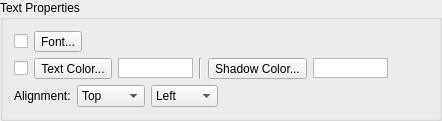
       <widget class="QGroupBox" name="groupBoxTextProperties2">
        <property name="title">
         <string>Text Properties</string>
        </property>
        <layout class="QVBoxLayout" name="verticalLayout_7">
         <item>
          <layout class="QHBoxLayout" name="horizontalLayout_10">
           <item>
            <widget class="QCheckBox" name="checkBoxCommonFont2">
             <property name="sizePolicy">
              <sizepolicy hsizetype="Fixed" vsizetype="Fixed">
               <horstretch>0</horstretch>
               <verstretch>0</verstretch>
              </sizepolicy>
             </property>
            </widget>
           </item>
           <item>
            <widget class="QToolButton" name="toolButtonTextFont2">
             <property name="text">
              <string>Font...</string>
             </property>
            </widget>
           </item>
           <item>
            <widget class="QLabel" name="labelFont2">
             <property name="sizePolicy">
              <sizepolicy hsizetype="Minimum" vsizetype="Preferred">
               <horstretch>0</horstretch>
               <verstretch>0</verstretch>
              </sizepolicy>
             </property>
             <property name="wordWrap">
              <bool>true</bool>
             </property>
            </widget>
           </item>
          </layout>
         </item>
         <item>
          <layout class="QHBoxLayout" name="horizontalLayout_24">
           <item>
            <widget class="QCheckBox" name="checkBoxCommonColor2">
             <property name="sizePolicy">
              <sizepolicy hsizetype="Fixed" vsizetype="Fixed">
               <horstretch>0</horstretch>
               <verstretch>0</verstretch>
              </sizepolicy>
             </property>
            </widget>
           </item>
           <item>
            <widget class="QToolButton" name="toolButtonTextColor2">
             <property name="text">
              <string>Text Color...</string>
             </property>
            </widget>
           </item>
           <item>
            <widget class="QGraphicsView" name="graphicViewTextColor2">
             <property name="sizePolicy">
              <sizepolicy hsizetype="Fixed" vsizetype="Fixed">
               <horstretch>0</horstretch>
               <verstretch>0</verstretch>
              </sizepolicy>
             </property>
             <property name="minimumSize">
              <size>
               <width>75</width>
               <height>20</height>
              </size>
             </property>
             <property name="maximumSize">
              <size>
               <width>75</width>
               <height>20</height>
              </size>
             </property>
            </widget>
           </item>
           <item>
            <widget class="Line" name="line_4">
             <property name="orientation">
              <enum>Qt::Vertical</enum>
             </property>
            </widget>
           </item>
           <item>
            <widget class="QToolButton" name="toolButtonShadowColor2">
             <property name="text">
              <string>Shadow Color...</string>
             </property>
            </widget>
           </item>
           <item>
            <widget class="QGraphicsView" name="graphicViewShadowColor2">
             <property name="sizePolicy">
              <sizepolicy hsizetype="Fixed" vsizetype="Fixed">
               <horstretch>0</horstretch>
               <verstretch>0</verstretch>
              </sizepolicy>
             </property>
             <property name="minimumSize">
              <size>
               <width>75</width>
               <height>20</height>
              </size>
             </property>
             <property name="maximumSize">
              <size>
               <width>75</width>
               <height>20</height>
              </size>
             </property>
            </widget>
           </item>
           <item>
            <spacer name="horizontalSpacer_16">
             <property name="orientation">
              <enum>Qt::Horizontal</enum>
             </property>
             <property name="sizeHint" stdset="0">
              <size>
               <width>40</width>
               <height>20</height>
              </size>
             </property>
            </spacer>
           </item>
          </layout>
         </item>
         <item>
          <layout class="QHBoxLayout" name="horizontalLayout_25">
           <item>
            <widget class="QLabel" name="labelTextAlign6">
             <property name="text">
              <string>Alignment:</string>
             </property>
            </widget>
           </item>
           <item>
            <widget class="QComboBox" name="comboBoxVerticalAling2">
             <item>
              <property name="text">
               <string>Top</string>
              </property>
              <property name="icon">
               <iconset resource="softprojector.qrc">
                <normaloff>:/icons/icons/alingTop.png</normaloff>:/icons/icons/alingTop.png</iconset>
              </property>
             </item>
             <item>
              <property name="text">
               <string>Middle</string>
              </property>
              <property name="icon">
               <iconset resource="softprojector.qrc">
                <normaloff>:/icons/icons/alingMiddle.png</normaloff>:/icons/icons/alingMiddle.png</iconset>
              </property>
             </item>
             <item>
              <property name="text">
               <string>Bottom</string>
              </property>
              <property name="icon">
               <iconset resource="softprojector.qrc">
                <normaloff>:/icons/icons/alingBottom.png</normaloff>:/icons/icons/alingBottom.png</iconset>
              </property>
             </item>
            </widget>
           </item>
           <item>
            <widget class="QComboBox" name="comboBoxHorizontalAling2">
             <item>
              <property name="text">
               <string>Left</string>
              </property>
              <property name="icon">
               <iconset resource="softprojector.qrc">
                <normaloff>:/icons/icons/alingLeft.png</normaloff>:/icons/icons/alingLeft.png</iconset>
              </property>
             </item>
             <item>
              <property name="text">
               <string>Center</string>
              </property>
              <property name="icon">
               <iconset resource="softprojector.qrc">
                <normaloff>:/icons/icons/alingCenter.png</normaloff>:/icons/icons/alingCenter.png</iconset>
              </property>
             </item>
             <item>
              <property name="text">
               <string>Right</string>
              </property>
              <property name="icon">
               <iconset resource="softprojector.qrc">
                <normaloff>:/icons/icons/alingRight.png</normaloff>:/icons/icons/alingRight.png</iconset>
              </property>
             </item>
            </widget>
           </item>
           <item>
            <spacer name="horizontalSpacer_9">
             <property name="orientation">
              <enum>Qt::Horizontal</enum>
             </property>
             <property name="sizeHint" stdset="0">
              <size>
               <width>40</width>
               <height>20</height>
              </size>
             </property>
            </spacer>
           </item>
          </layout>
         </item>
        </layout>
       </widget>
